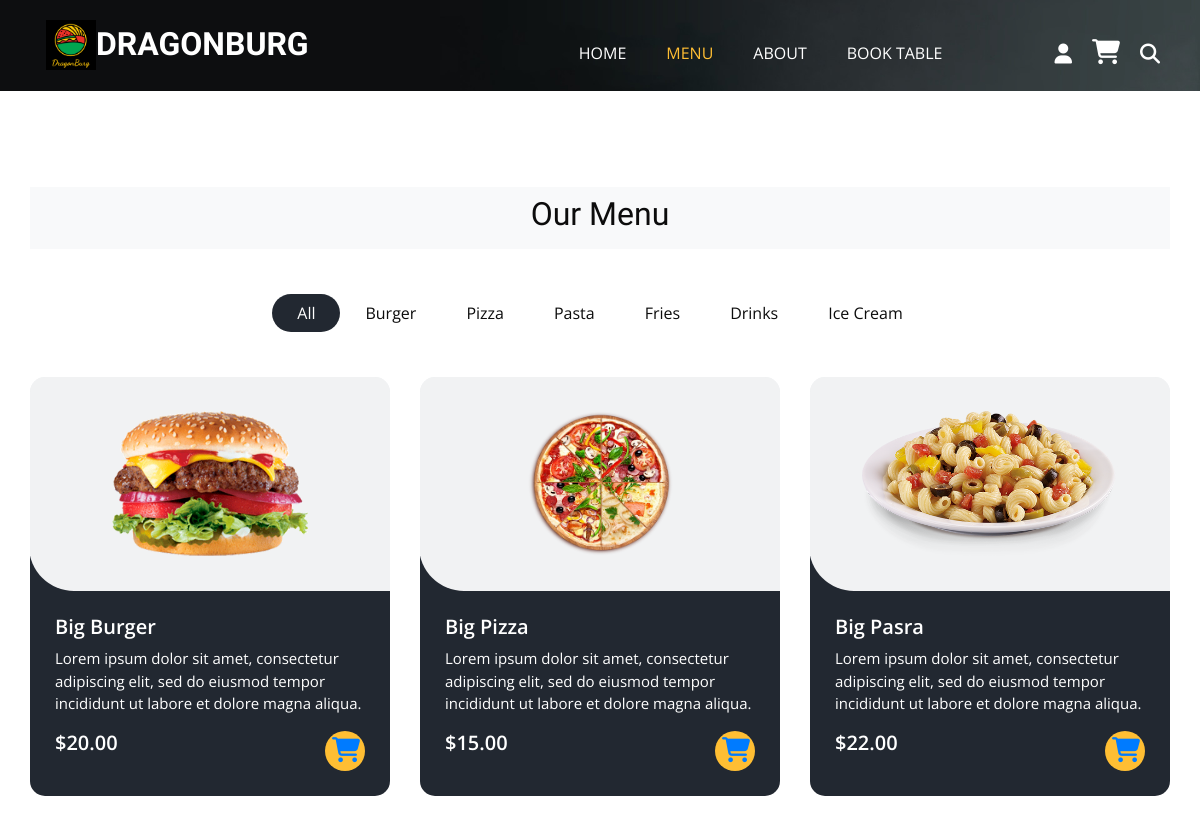
/menu/ (upper part), run on an earlier commit of the app's database.
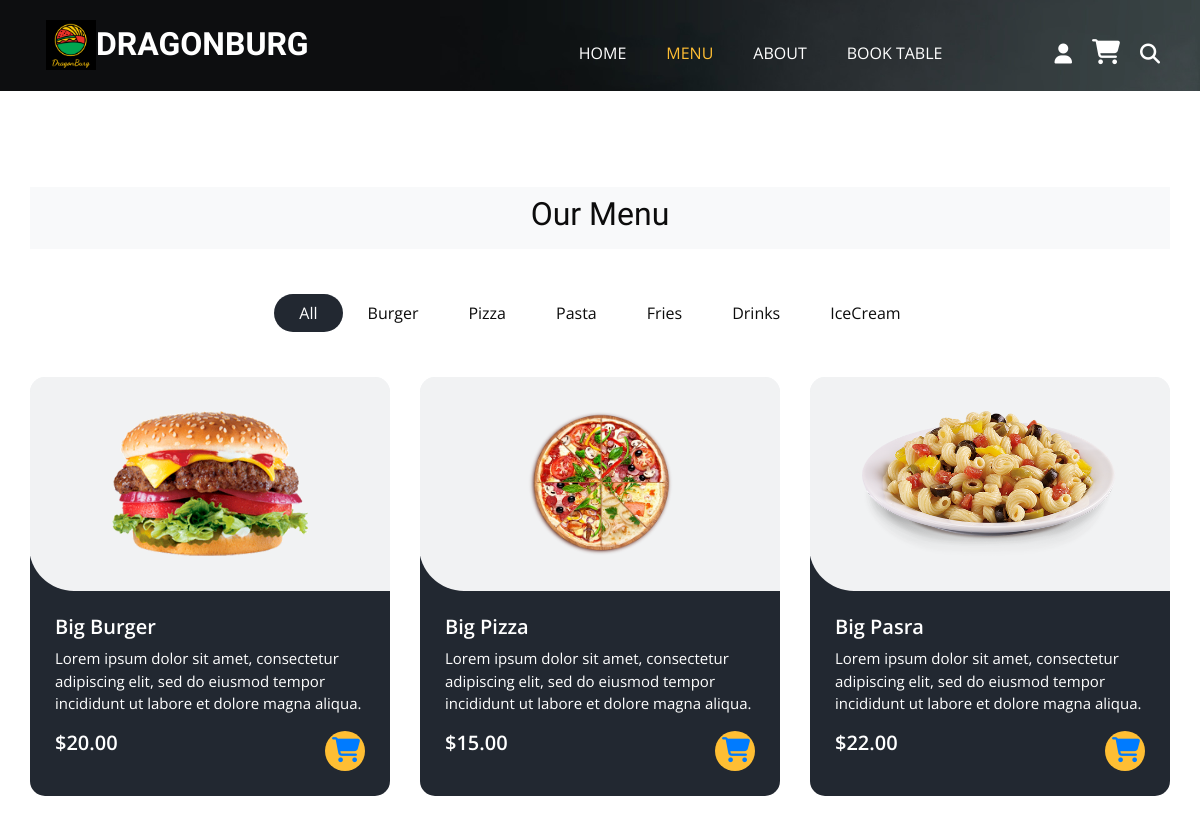
And on a later commit of the database.
### menu_items/models.py (models this page shows, shortened)
class Type(models.Model):
    type_name = models.CharField(max_length=200)
    type_desciption = models.TextField(blank=True)

### pages/views.py (the view)
# urls.py: path('menu/',views.menu, name='menu'),
def menu(request):
    types, items = generate_data()
    context = {
        'types': types,
        'items': items,
    }
    return render(request, 'pages/menu.html', context)

### pages/views.py (called while the page is built)
def generate_data():
    types = Type.objects.all()
    items = Item.objects.filter(is_displayed=True).all()
    for type in types:
        lowercase = type.type_name
        lowercase = lowercase.lower()
        setattr(type, 'lowercase', lowercase)
    for item in items:
        lowercase = item.type.type_name
        lowercase = lowercase.lower()
        setattr(item, 'lowercase', lowercase)
    return types,items

### templates/pages/menu.html
{% extends 'base.html' %}
{% load static %}
{%  block content  %}
  </div>
  <br><br><br><br>
  {% include 'partials/_food.html' %}
{% endblock %}

### templates/partials/_food.html (shortened to what this page needs)
{% load static %}
<section class="food_section layout_padding-bottom">
    <div class="container">
        <nav class="navbar justify-content-center navbar-expand-sm sticky-top navbar-light bg-light">
        <div style="text-align: center;">
          <h2>Our Menu</h2>
        </div>
      </nav>
      <ul class="filters_menu">
        <li class="active" data-filter="*">All</li>
        {%  for type in types  %}
        <li data-filter=".{{ type.lowercase }}">{{ type.type_name }}</li>
        {% endfor %}
      </ul>
      <div class="filters-content">
        <div class="row grid">
            {% for item in items  %}
          <div class="col-sm-6 col-lg-4 all {{ item.lowercase }}">
            <div class="box">
              <div>
                <div class="img-box">
                  <img src="{{ item.item_photo.url }}" alt="">
                </div>
                <div class="detail-box">
                  <h5>
                    {{ item.item_name }}
                  </h5>
                  <p>
                    {{  item.item_desciption  }}
                  </p>
                  <div class="options">
                    <h5>
                      ${{ item.price }}
                    </h5>
                    {% if user.is_authenticated  %}
                    <form id="myForm{{item.id}}" action="{% url 'cart' %}" method="POST">
                      {% csrf_token %}
                      <input name="itemID" value={{ item.id }} hidden>
                      <input name="itemName" value="{{ item.item_name }}" hidden>
                      <input name="itemPrice" value="{{ item.price }}" hidden>
                      <input type ="number" name="orderQty" min="1" max="10" style="width:50px; position:relative; right:80px; top:35px; padding:0px; " >
                      <a href="#" onclick="document.getElementById('myForm{{item.id}}').submit();">
                      <i class="fa" style="position:relative; top: 3px; font-size:26px;" >&#xf07a;</i><span class='badge badge-danger' style="position:relative; top: -15px;" d='lblCartCount'></span>
                      </a>
                    </form>
                    {% else %}
                    <a href="{%  url 'login' %}">
                      <i class="fa" style="font-size:25px; position:relative; right: -1px">&#xf07a;</i>
                    </a>
                    {% endif %}
                  </div>
                </div>
              </div>
            </div>
          </div>
            {% endfor %}
        </div>
      </div>
    </div>
  </section>

What changed in the data, as far as the page shows it:
changed Type: type_name "Ice Cream" → "IceCream"
